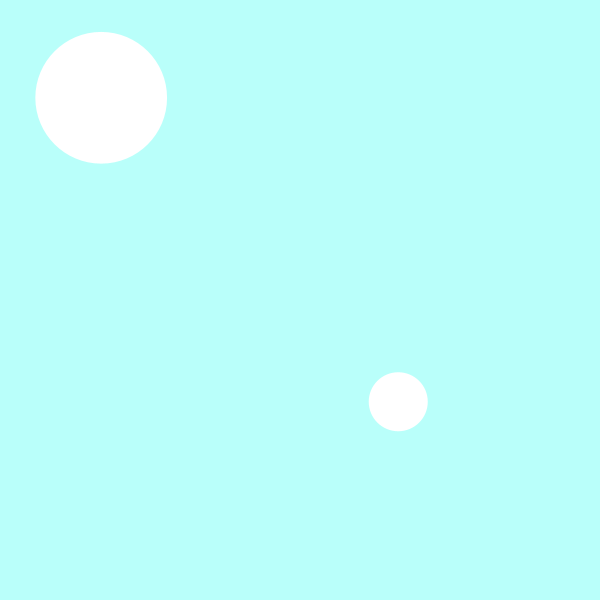
Frame 1 (no input)
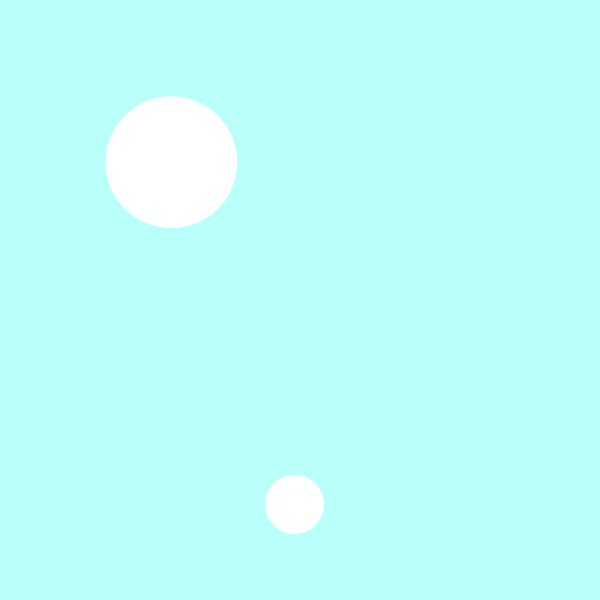
Frame 60 (the mouse pressed at the canvas centre just before this capture)
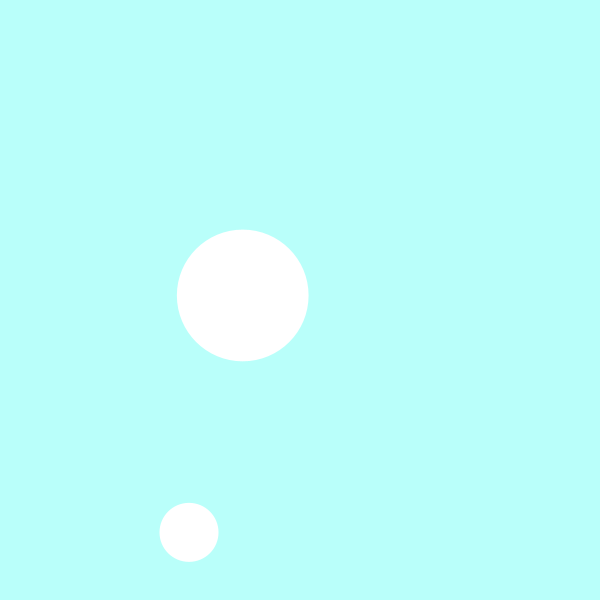
Frame 120 (the mouse held since frame 60 and released just before this capture)

The Processing sketch that drew these frames (run headless with seeded random() and noise(); from frame 60 on, the mouse is pressed at the canvas centre):

// Processing sketch: collision1
// ── collision1.pde
Ball[] myBalls = {new Ball(100, 100, random(40, 80)), new Ball(400, 400, random(20, 30))}; 

void setup(){
  size(600, 600); 
}

void draw(){
  background(185,255,250); 
  
  for(Ball b: myBalls){//loops through the objects in the myBalls array
    b.update(); 
    b.display(); 
    b.checkBoundaries(); 
  }
  myBalls[0].checkCollision(myBalls[1]); 
}
// ── Ball.pde
//derived from Circle with Swapping Velocites, Ira Greenberg

class Ball{
  PVector position; 
  PVector velocity; 
  
  float size, mass; 
  
  Ball(float x, float y, float size){
    position = new PVector(x, y); 
    velocity = PVector.random2D(); //.random2D method generates a random 2dimensional vector
    //the value it returns is normalized, meaning only has direction with a unit value of 1
    
    velocity.mult(random(2,4)); //because the velocity vector only has direction, 
    //we multiple it by a random value between 2 and 4 to give it magnitude 
    
    this.size = size; 
    mass = size*.1; //assigning a mass to our ball that is 1/10 its radius
  }
  
  void update(){
    position.add(velocity); 
  }
  
  void checkBoundaries(){
    if(position.x> width-size || position.x<= size){
      velocity.x = -velocity.x; 
    }
    if(position.y> height-size || position.y<= size){
      velocity.y = -velocity.y; 
    }
  }
  
  void checkCollision(Ball otherB){
    PVector dist = PVector.sub(otherB.position, position); //calculating the 
    //distance between the ball instances by subtracting their position vectors
    
    float distMag = dist.mag(); // remember magnitude is the value of our 
    //vector without direction. think of it like the absolute value for your vector
    
   float minDist = size + otherB.size; //calculating the distance at which the balls will
   //be touching
   
   if(distMag < minDist){ //if the distance between our positions is less than the 
   //distance between the balls radii 
      float distCorrection = (minDist - distMag)/2; 
      //calculates how much we need to correct our vector vel by 
      //calculates the direction that our ball bounces in after collision 
      
      PVector d = dist.copy(); // 
      PVector correctionVector = d.normalize().mult(distCorrection); //multiples 
      //our original dist vector by the new direction the ball needs to move in 
      
      otherB.position.add(correctionVector); //adds our new calculated vector to the other b
      position.sub(correctionVector); //subtracts the corrected direction 
     
      float theta = dist.heading(); //method that calculates the angle of rotation of a vector in 2 dimensions
      
      PVector[] bTemp = {new PVector(), new PVector()}; //we set up an 
     // array to store the current value and previous value of our ball positions

      bTemp[1].x  = cos(theta) * dist.x + sin(theta) * dist.y;
      bTemp[1].y  = cos(theta) * dist.y - sin(theta) * dist.x;
      
      PVector[] vTemp = {new PVector(), new PVector()}; 
      //do the same with the velocity 
      
      vTemp[0].x = cos(theta)*velocity.x + sin(theta)*velocity.y; 
      vTemp[0].y = cos(theta)*velocity.y - sin(theta)*velocity.x; 
      vTemp[1].x = cos(theta)*otherB.velocity.x + sin(theta)*otherB.velocity.y; 
      vTemp[1].y = cos(theta)*otherB.velocity.y - sin(theta)*otherB.velocity.x; 
      
      
      //our final vel is based on the conservation of momentum 
      //the rate of change in momentum is equal and opposite
      
      //for two obejcts A & B: 
      //massA * change in Velocity A = -massB * change in Velocity of B
      //massA * (velFinalA - initialVelocityA) = massB * (velFinalB - initialVelocityB)
      PVector[] vFinal = {new PVector(), new PVector()};
      
      
      //solving for the final velocity of object a in our above equation 
      vFinal[0].x = ((mass - otherB.mass) * vTemp[0].x + 2 * otherB.mass * vTemp[1].x) / (mass + otherB.mass);
      vFinal[0].y = vTemp[0].y;

      // final rotated velocity for b[0]
      vFinal[1].x = ((otherB.mass - mass) * vTemp[1].x + 2 * mass * vTemp[0].x) / (mass + otherB.mass);
      vFinal[1].y = vTemp[1].y;

      // hack to avoid clumping
      bTemp[0].x += vFinal[0].x;
      bTemp[1].x += vFinal[1].x;


      // rotate balls
      PVector[] bFinal = { 
        new PVector(), new PVector()
      };

      bFinal[0].x = cos(theta) * bTemp[0].x - sin(theta) * bTemp[0].y;
      bFinal[0].y = cos(theta) * bTemp[0].y + sin(theta) * bTemp[0].x;
      bFinal[1].x = cos(theta) * bTemp[1].x - sin(theta) * bTemp[1].y;
      bFinal[1].y = cos(theta) * bTemp[1].y + sin(theta) * bTemp[1].x;

      // update balls to screen position
      otherB.position.x = position.x + bFinal[1].x;
      otherB.position.y = position.y + bFinal[1].y;

      position.add(bFinal[0]);

      // update velocities
      velocity.x = cos(theta) * vFinal[0].x - sin(theta) * vFinal[0].y;
      velocity.y = cos(theta) * vFinal[0].y + sin(theta) * vFinal[0].x;
      otherB.velocity.x = cos(theta) * vFinal[1].x - sin(theta) * vFinal[1].y;
      otherB.velocity.y = cos(theta) * vFinal[1].y + sin(theta) * vFinal[1].x;
    }
  }
  
  void display(){
    fill(255); 
    noStroke();
    ellipse(position.x, position.y, size*2, size*2); 
  }
}  
